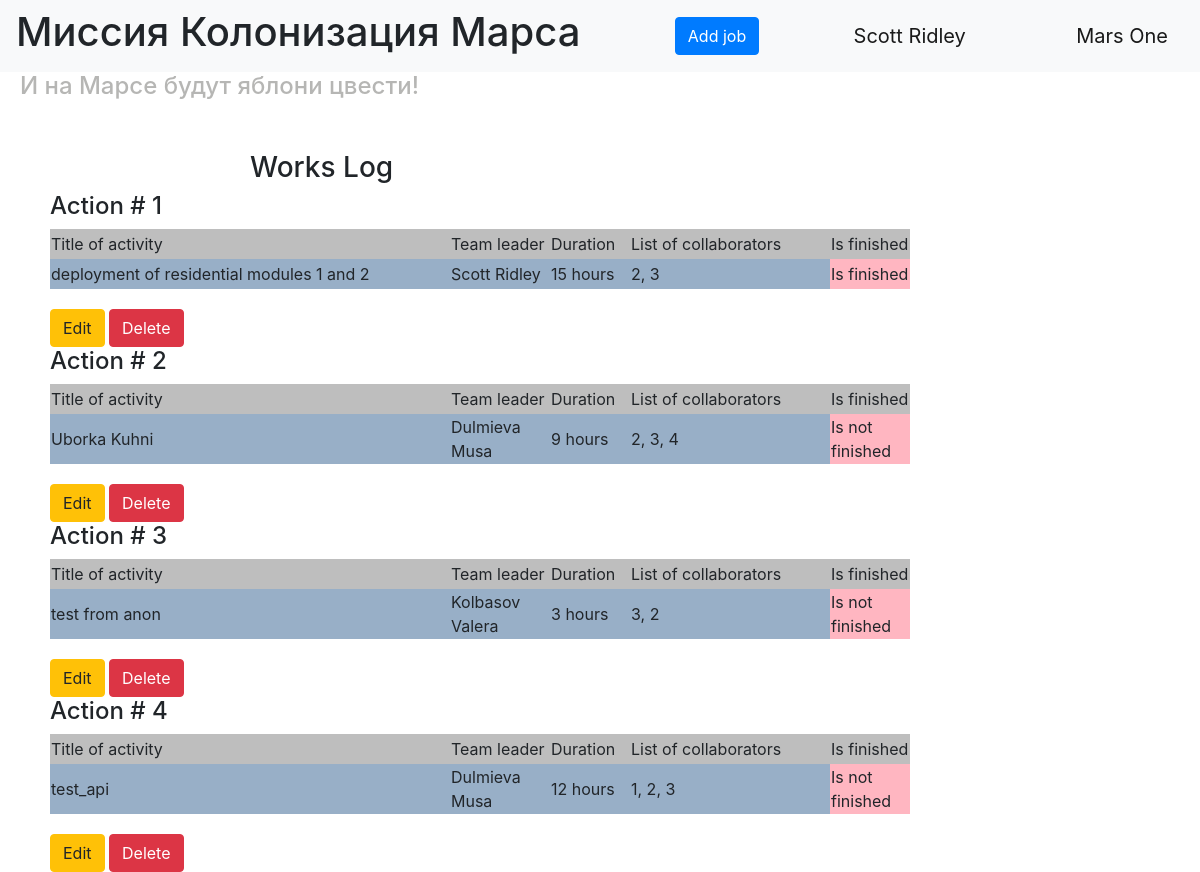
The page / (signed in) on the database its author committed.
### data/new_user.py (models this page shows, shortened)
class User(SqlAlchemyBase, UserMixin):
    __tablename__ = 'users'
    id = sqlalchemy.Column(sqlalchemy.Integer,
                           primary_key=True, autoincrement=True)
    surname = sqlalchemy.Column(sqlalchemy.String, nullable=True)
    name = sqlalchemy.Column(sqlalchemy.String, nullable=True)
    age = sqlalchemy.Column(sqlalchemy.Integer, nullable=True)
    position = sqlalchemy.Column(sqlalchemy.String, nullable=True)
    speciality = sqlalchemy.Column(sqlalchemy.String, nullable=True)
    address = sqlalchemy.Column(sqlalchemy.String, nullable=True)
    email = sqlalchemy.Column(sqlalchemy.String, unique=True, nullable=True)
    hashed_password = sqlalchemy.Column(sqlalchemy.String, nullable=True)
    modified_date = sqlalchemy.Column(sqlalchemy.DateTime)

### data/jobs.py (models this page shows)
class Jobs(SqlAlchemyBase, SerializerMixin):
    __tablename__ = 'jobs'
    id = sqlalchemy.Column(sqlalchemy.Integer,
                           primary_key=True, autoincrement=True)
    team_leader = sqlalchemy.Column(sqlalchemy.Integer,
                                    sqlalchemy.ForeignKey("users.id"))
    job = sqlalchemy.Column(sqlalchemy.String, nullable=True)
    work_size = sqlalchemy.Column(sqlalchemy.Integer, nullable=True)
    collaborators = sqlalchemy.Column(sqlalchemy.String, nullable=True)
    start_date = sqlalchemy.Column(sqlalchemy.DateTime, default=datetime.datetime.now)
    end_date = sqlalchemy.Column(sqlalchemy.DateTime)
    is_finished = sqlalchemy.Column(sqlalchemy.Boolean, default=True)

### main_old.py (the view)
@app.route("/")
def index():
    jobs = []
    for job in db_sess.query(Jobs).all():
        user = db_sess.query(User).filter(User.id == job.team_leader).first()
        name = user.surname + ' ' + user.name
        jobs.append((job.job, name, f'{job.work_size} hours', job.collaborators,
                     'Is finished' if job.is_finished else 'Is not finished',
                     current_user.is_authenticated and (job.team_leader == current_user.id or current_user.id == 1),
                     job.id))
    return render_template("index.html", style=url_for('static', filename='css/style.css'), jobs=jobs)

### data/db_session.py (called while the page is built)
def create_session() -> Session:
    global __factory
    return __factory()

### main_old.py (called while the page is built)
@login_manager.user_loader
def load_user(user_id):
    db_sess = db_session.create_session()
    return db_sess.query(User).get(user_id)

### templates/index.html
{% extends "base.html" %}
{% block content %}
<div class="main_content">
    <h3 class="works_log">Works Log</h3>
    {% for job in jobs %}
        <h4>Action # {{loop.index}}</h4>
        <table class="job_table">
            <tr class="cap">
                <td width="400px" height="20px">Title of activity</td>
                <td width="100px" height="20px">Team leader</td>
                <td width="80px" height="20px">Duration</td>
                <td width="200px" height="20px">List of collaborators</td>
                <td width="80px" height="30px">Is finished</td>
            </tr>
            <tr class="info">
                <td width="400px" height="20px">{{job[0]}}</td>
                <td width="100px" height="20px">{{job[1]}}</td>
                <td width="80px" height="20px">{{job[2]}}</td>
                <td width="200px" height="20px">{{job[3]}}</td>
                <td width="80px" height="30px" class="is_finished_info">{{job[4]}}</td>
            </tr>
        </table>
        {% if job[5] %}
            <div>
                <a href="/editjob/{{ job[6] }}" class="btn btn-warning">
                    Edit
                </a>
                <a href="/deletejob/{{ job[6] }}" class="btn btn-danger">
                    Delete
                </a>
            </div>
        {% endif %}
    {% endfor %}
</div>
{% endblock %}
{% block style_block %}
<link href={{style}} rel="stylesheet" type="text/css">
{% endblock %}

### templates/base.html (shortened to what this page needs)
<!doctype html>
<html lang="en">
<head>
    <link rel="stylesheet"
          href="https://stackpath.bootstrapcdn.com/bootstrap/4.4.1/css/bootstrap.min.css"
>
    {% block style_block %}{% endblock %}
</head>
<body>
    <nav class="navbar navbar-light bg-light">
        <H1>Миссия Колонизация Марса</H1>
        {% if current_user.is_authenticated %}
            <p>
                <a class="btn btn-primary " href="/addjob">Add job</a>
            </p>
            <a class="navbar-brand" href="/logout">{{ current_user.surname }} {{ current_user.name }}</a>
        {% else %}
            <p>
                <a class="btn btn-primary " href="/register">Зарегистрироваться</a>
                <a class="btn btn-success" href="/login">Войти</a>
            </p>
        {% endif %}
        <a class="navbar-brand" href="/">Mars One</a>
    </nav>
    <H4 class="apple">И на Марсе будут яблони цвести!</H4>
    {% block content %}{% endblock %}
</body>
</html>

### static/css/style.css (style rules this page uses)
.works_log { margin-left: 200px; }
.main_content { margin-left: 50px; margin-top: 50px; }
.cap { background-color: #BEBEBE; }
.apple { margin-left: 20px; color: #B6B6B4; }
.info { background-color: #98AFC7; }
.is_finished_info { background-color: #ffb6c1; }
.job_table { margin-bottom: 20px; }
p { margin-bottom: 1px; }

### rows shown on the page
User: surname "Scott", name "Ridley"
Jobs: job "deployment of residential modules 1 and 2", job "Scott Ridley", job "15 hours", collaborators "2, 3", job "Is finished"
Jobs: job "Uborka Kuhni", job "Dulmieva Musa", job "9 hours", collaborators "2, 3, 4", job "Is not finished"
Jobs: job "test from anon", job "Kolbasov Valera", job "3 hours", collaborators "3, 2", job "Is not finished"
Jobs: job "test_api", job "Dulmieva Musa", job "12 hours", collaborators "1, 2, 3", job "Is not finished"
